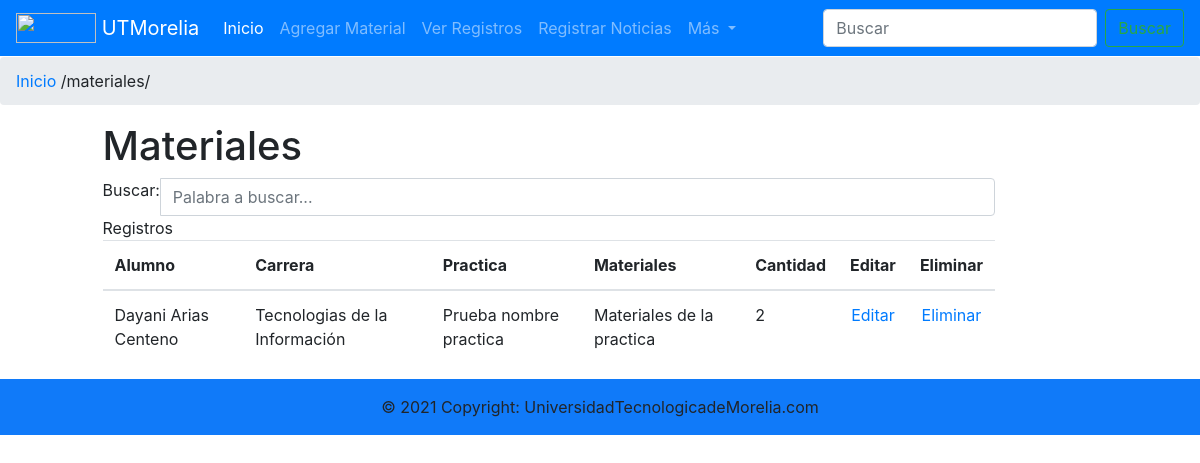
/materiales/, run on an earlier commit of the app's database.
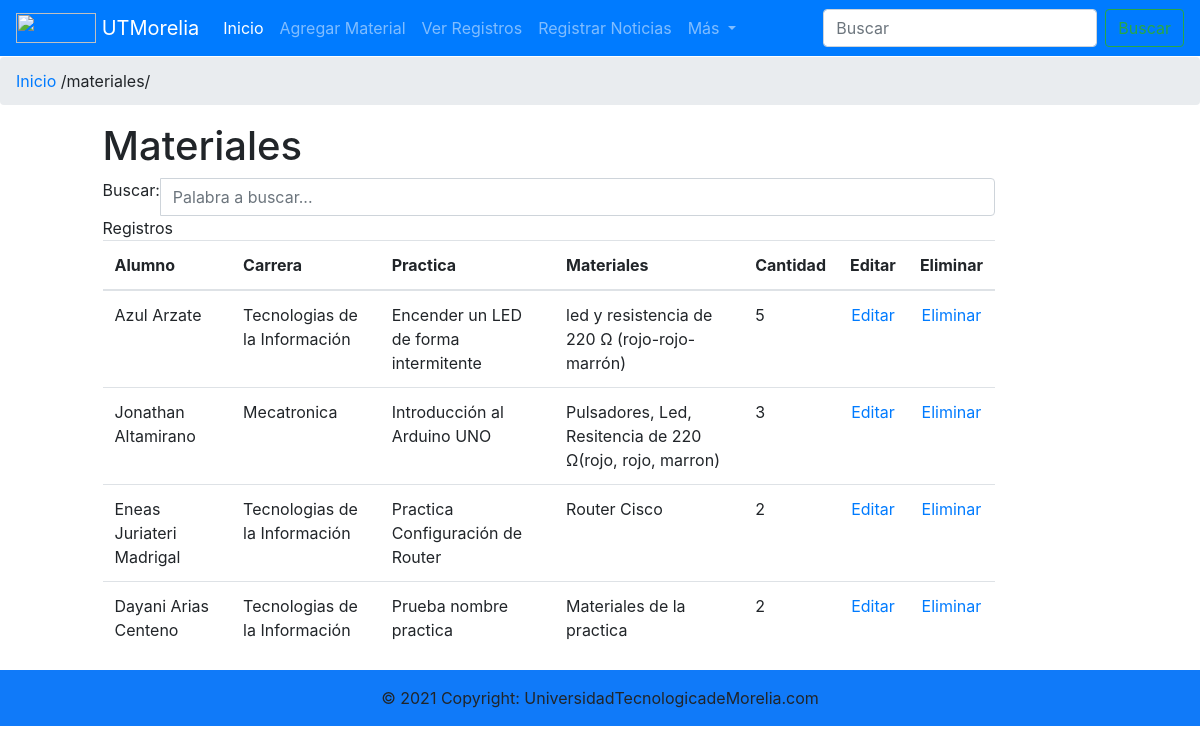
And on a later commit of the database.
### administrar/models.py (models this page shows, shortened)
class materiales(models.Model): #Define la estructura de nuestra tabla
    matricula = models.CharField(max_length=30,verbose_name="Matricula") #Texto corto
    nombre = models.CharField(max_length=50,verbose_name="Nombre")
    correo = models.EmailField(verbose_name="Correo")
    carrera = models.CharField(max_length=50,verbose_name="Carrera")
    practica = models.CharField(max_length=40, verbose_name="Nombre Practica")
    materiales = models.TextField(verbose_name="Materiales") #Texto largo
    cantidad = models.IntegerField(verbose_name="Cantidad")
    precio = models.DecimalField(max_digits=6,decimal_places=2,default=00.00 ,verbose_name="Precio")
    created = models.DateTimeField(auto_now_add=True) #Fecha y tiempo
    updated = models.DateTimeField(auto_now_add=True)
    class Meta:
        verbose_name = "Material"
        verbose_name_plural = "Materiales"
        ordering = ["-created"]

### administrar/views.py (the view)
# urls.py: path('materiales/',views.vistamateriales,name="Materiales"),
def vistamateriales(request):
    material=materiales.objects.all()
    numeroregistros=materiales.objects.all().count()
    if(numeroregistros == 0):
        return render(request,"administrar/materialesvacio.html",{'numero':numeroregistros})
    else:
        return render(request,"administrar/materiales.html",{'materiales':material})

### administrar/templates/administrar/materiales.html (shortened to what this page needs)
{% extends "administrar/encabezado.html" %}
{% block contenido %}
    <div class="row">
        <div class="col-md-1"></div>
        <div class="col-md-9">
          <h1>Materiales</h1>
          <div class="input-group">
            <span class="input-group-addon">Buscar: </span>
            <input id="filtrar" type="text" class="form-control" placeholder="Palabra a buscar...">
          </div>
          <table class="table table-hover">
           <thead>
            <tr>
             <th>Alumno</th>
             <th>Carrera</th>
             <th>Practica</th>
             <th>Materiales</th>
             <th>Cantidad</th>
             <th>Editar</th>
             <th>Eliminar</th>
            </tr>
           </thead>
           <tbody class="buscar">
             {% for material in materiales %}
             <tr>
             <td class="text-semibold">{{material.nombre}}</td>
             <td class="muted">{{material.carrera}}</td>
             <td class="text-semibold">{{material.practica}}</td>
             <td class="muted">{{material.materiales}}</td>
             <td class="text-semibold">{{material.cantidad}}</td>
            <td class="text-center">
                 <a href="{%url 'ConsultarMaterialIndividual' material.id%}">Editar</a>
                 </td>
             <td class="text-center" >
                 <a href="{%url 'EliminarMaterial' material.id%}">Eliminar</a> </td>
             </tr>
             {% endfor %}
           </tbody>
          </table>
        </div>
        <div class="col-md-2"></div>
    </div>
{% endblock %}

### administrar/templates/administrar/encabezado.html (shortened to what this page needs)
<!doctype html>
<html lang="es">
<head>
  <link rel="stylesheet" href="https://maxcdn.bootstrapcdn.com/bootstrap/4.0.0/css/bootstrap.min.css"
>
</head>
<body>
  <nav class="navbar navbar-expand-lg navbar-dark bg-primary">
    <a class="navbar-brand" href="{% url 'Principal'%}">
      <img src="https://michoacan.gob.mx/corry/logos/sub/utm.png" width="80" height="30"
        class="d-inline-block align-top" alt="">
      UTMorelia
    </a>
    <div class="collapse navbar-collapse" id="navbarSupportedContent">
      <ul class="navbar-nav mr-auto">
        <li class="nav-item active">
          <a class="nav-link" href="{% url 'Principal'%}">Inicio <span class="sr-only">(current)</span></a>
        </li>
        <li class="nav-item">
          <a class="nav-link" href="{% url 'FormMateriales'%}">Agregar Material</a>
        </li>
        <li class="nav-item">
          <a class="nav-link " href="{% url 'Materiales'%}">Ver Registros</a>
        </li>
        <li class="nav-item">
          <a class="nav-link " href="{% url 'Noticias'%}">Registrar Noticias</a>
        </li>
        <li class="nav-item dropdown">
          <a class="nav-link dropdown-toggle" href="#" id="navbarDropdown" role="button" data-toggle="dropdown"
            aria-haspopup="true" aria-expanded="false">
            Más
          </a>
        </li>
      </ul>
      <form class="form-inline my-2 my-lg-0 ">
        <input class="form-control mr-sm-2  " type="search" placeholder="Buscar" aria-label="Search">
        <button class="btn btn-outline-success my-2 my-sm-0" type="submit">Buscar</button>
      </form>
    </div>
  </nav>
  <div class="col-md-1"></div>
  <nav aria-label="breadcrumb">
    <ol class="breadcrumb">
      <li>
        <a href="{%url 'Principal'%}">
          {%if request.path == '/'%}
          Inicio/
          {%else%}
          Inicio <a href="{%url 'Principal'%}"></a> {{request.path}}</a>
        {%endif%}
      </li>
    </ol>
  </nav>
  <div class="col-md-9">
  </div>
  {% block contenido %}
  {% endblock %}
  <footer style="background:#107AF9" class="page-footer font-small blue">
    <div class="footer-copyright text-center py-3">© 2021 Copyright: UniversidadTecnologicadeMorelia.com
    </div>
  </footer>
</body>
</html>

What changed in the data, as far as the page shows it:
added materiales: nombre "Azul Arzate", carrera "Tecnologias de la Información", practica "Encender un LED de forma intermitente", materiales "led y resistencia de 220 Ω (rojo-rojo-marrón)", cantidad "5"
added materiales: nombre "Jonathan Altamirano", carrera "Mecatronica", practica "Introducción al Arduino UNO", materiales "Pulsadores, Led, Resitencia de 220 Ω(rojo, rojo, marron)", cantidad "3"
added materiales: nombre "Eneas Juriateri Madrigal", carrera "Tecnologias de la Información", practica "Practica Configuración de Router", materiales "Router Cisco", cantidad "2"
